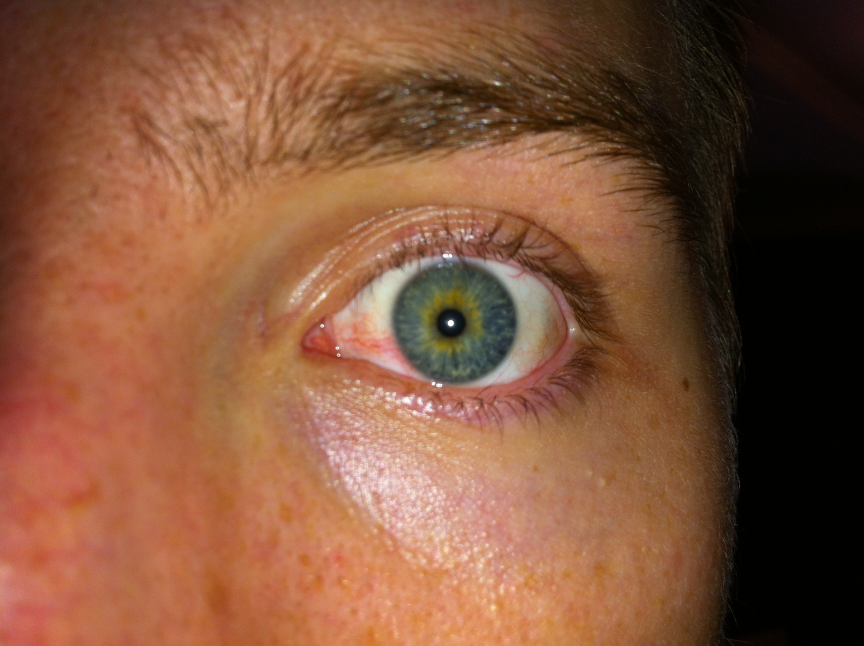
#> input picture trab04-hough-haarcascade-sift/questao1/dataset/001_L_01.JPG, 2592 x 1936 px (shown at 1/3 size); its folder holds only this picture in this run
$ python questao1.py
#> lines starting #> are read from the running program, lines starting #| are printed output that depends on the picture; after the words box and inside, x2 and y2 are one past the last pixel; in counts of white or black regions, pixels touching at a corner belong together
#> further down, imagem is the input picture: shape (1936, 2592, 3); mean B, G, R 58.9, 83.9, 129.1
# Alunos:
# - Gustavo Baroni Bruder
# - Ana Carolina da Silva

import os
import cv2
import numpy as np
from matplotlib import pyplot as plt


def identificar_iris(imagem):
    imagem_cinza = cv2.cvtColor(imagem, cv2.COLOR_BGR2GRAY)
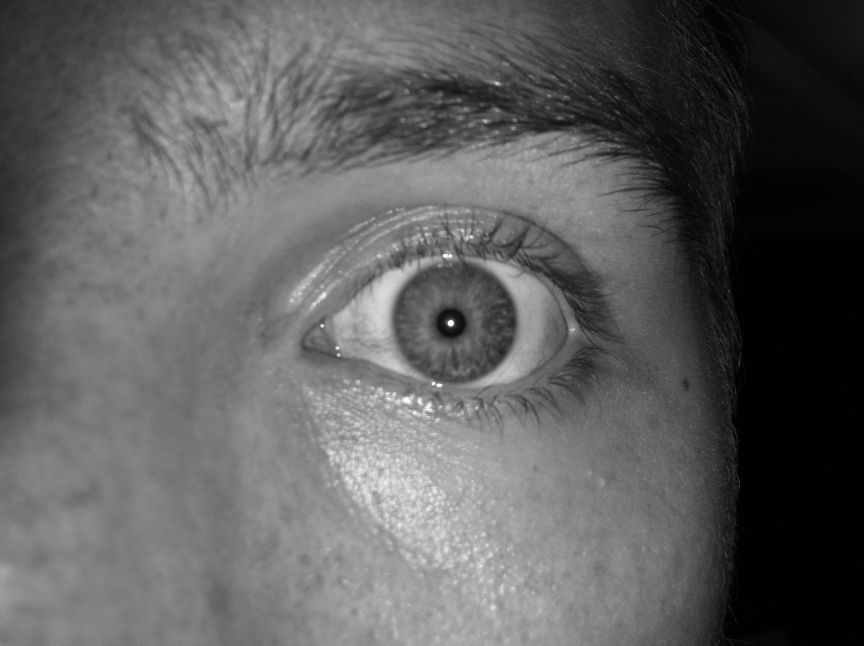
#> imagem_cinza: shape (1936, 2592) (shown at 1/3 size); min 0, max 255, mean 94.6
    imagem_borrada = cv2.medianBlur(imagem_cinza, 5)
    _, imagem_binaria = cv2.threshold(imagem_borrada, 100, 255, cv2.THRESH_BINARY)
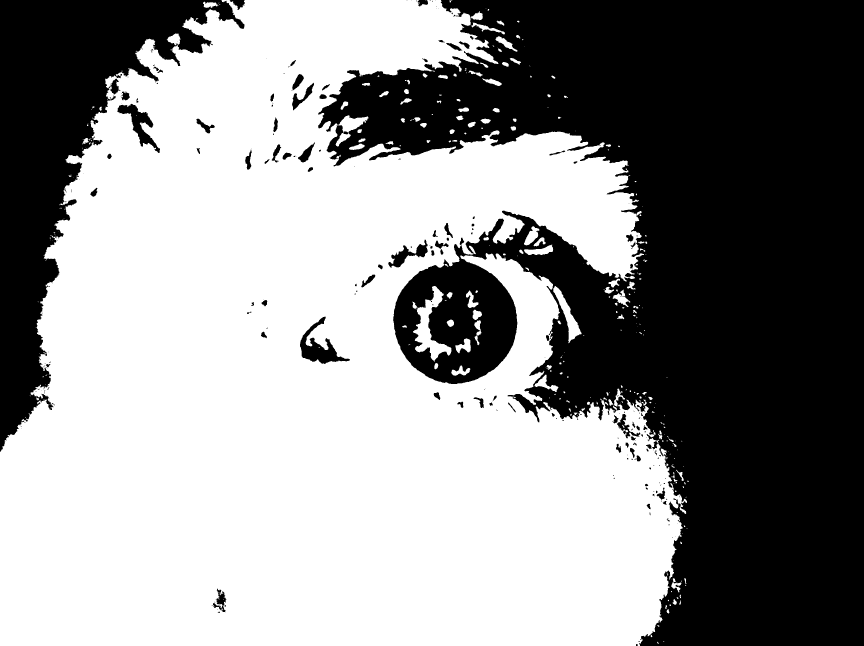
#> imagem_binaria: shape (1936, 2592) (shown at 1/3 size); 57.1% white; 311 black regions (214 under 20 px), largest, box (x1, y1, x2, y2) and area: (954, 0, 2592, 1936) 1792376, (0, 0, 734, 1356) 323311, (900, 950, 1050, 1092) 6961

    circulos_iris = cv2.HoughCircles(imagem_binaria, cv2.HOUGH_GRADIENT, dp=2, minDist=2000, param1=15, param2=25, minRadius=80, maxRadius=200)
#> circulos_iris = [[1363, 963, 187.4]]
    circulos_iris = np.uint16(np.around(circulos_iris))
#> circulos_iris = [[1363, 963, 187]]

    mascara_iris = np.zeros_like(imagem)

    for circulo_iris in circulos_iris[0, :]:
        cor_branca_rgb = (255, 255, 255)
        cv2.circle(mascara_iris, (circulo_iris[0], circulo_iris[1]), circulo_iris[2], cor_branca_rgb, -1)
#> this loop made 1 pass
#> (circulo_iris, cor_branca_rgb) on pass 1: ([1363, 963, 187], (255, 255, 255))
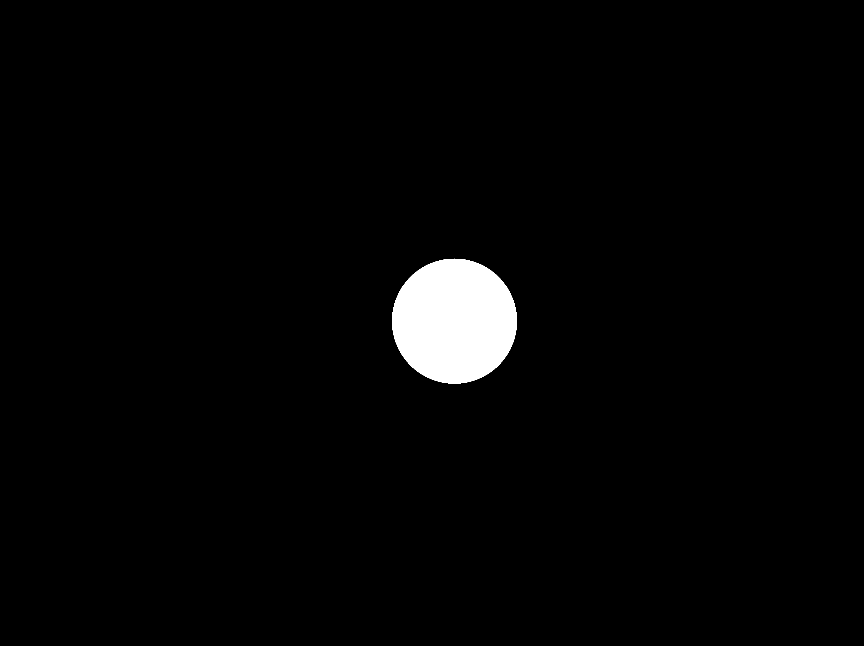
#> mascara_iris: shape (1936, 2592, 3) (shown at 1/3 size); 2.2% white; 1 white region, box (x1, y1, x2, y2) and area: (1176, 776, 1551, 1151) 109845

    imagem_iris_cortada_fundo = cv2.bitwise_and(imagem, mascara_iris)
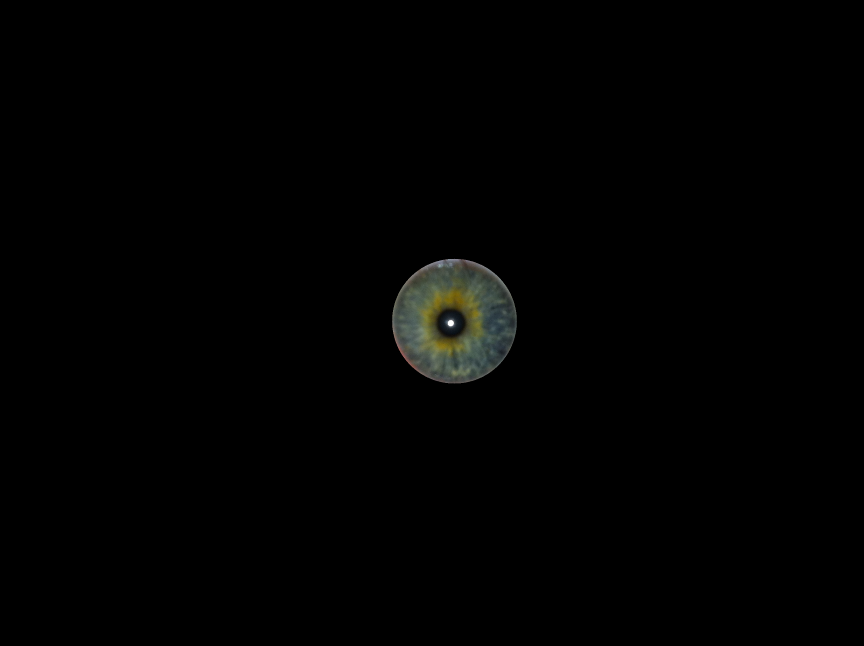
#> imagem_iris_cortada_fundo: shape (1936, 2592, 3) (shown at 1/3 size); mean B, G, R 1.5, 1.9, 1.7
    return imagem_iris_cortada_fundo


def remover_pupila(imagem):
    imagem_cinza = cv2.cvtColor(imagem, cv2.COLOR_BGR2GRAY)
    imagem_borrada = cv2.medianBlur(imagem_cinza, 5)
    _, imagem_binaria = cv2.threshold(imagem_borrada, 45, 255, cv2.THRESH_BINARY)
#> imagem_binaria: shape (1936, 2592); 2.1% white; 2 white regions, box (x1, y1, x2, y2) and area: (1177, 777, 1550, 1150) 102992, (1334, 953, 1368, 985) 846

    circulos = cv2.HoughCircles(imagem_binaria, cv2.HOUGH_GRADIENT, dp=2, minDist=500, param1=15, param2=25, minRadius=15, maxRadius=70)
#> circulos = [[1345, 973, 53]]
    circulos = np.uint16(np.around(circulos))

    mascara_pupila = np.full_like(imagem, 255)

    for circulo in circulos[0, :]:
        cor_preta_rgb = (0, 0, 0)
        cv2.circle(mascara_pupila, (circulo[0], circulo[1]), circulo[2], cor_preta_rgb, -1)
#> this loop made 1 pass
#> (circulo, cor_preta_rgb) on pass 1: ([1345, 973, 53], (0, 0, 0))
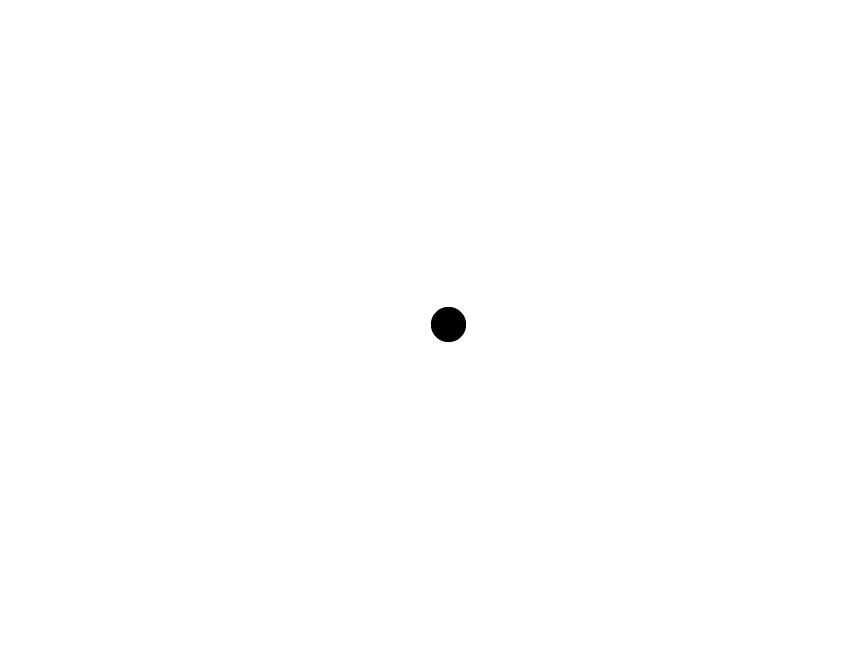
#> mascara_pupila: shape (1936, 2592, 3) (shown at 1/3 size); 99.8% white; 1 black region, box (x1, y1, x2, y2) and area: (1292, 920, 1399, 1027) 8809

    imagem_iris_cortada_pupila = cv2.bitwise_and(imagem, mascara_pupila)
    return imagem_iris_cortada_pupila


diretorio_dataset = "dataset"

for arquivo in os.listdir(diretorio_dataset):
    diretorio_imagem = os.path.join(diretorio_dataset, arquivo)
    imagem = cv2.imread(diretorio_imagem)

    imagem_iris = identificar_iris(imagem)
    imagem_sem_pupila = remover_pupila(imagem_iris)

    plt.subplot(1, 1, 1)
    plt.title(arquivo + " - Apenas iris")
    plt.imshow(imagem_sem_pupila)
    plt.show()
